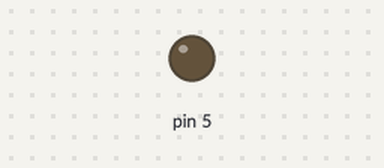
Bench run of a sketch on a simulated Arduino Uno, built with avr-gcc and run on an emulated ATmega328P. On the bench: output pins drawn as LEDs (lit = HIGH). What the sketch prints to the serial monitor is not drawn.

Above: at 3.5 s.
At 8.5 s:
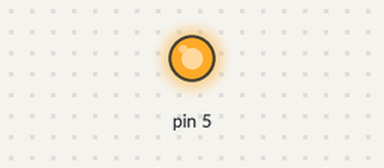
Timing chart, 0 to 14.0 s (numbered marks = the images above):
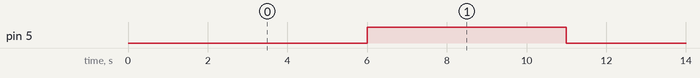

The sketch:

relay.ino
```cpp
void setup() {
  // put your setup code here, to run once:
  Serial.begin(9600);
  delay(1000);

  /*_____________GPIO_____________*/
  pinMode(5, OUTPUT);
  /*_____________GPIO_____________*/

}

void loop() {
  // put your main code here, to run repeatedly:

  digitalWrite(5,LOW);
  Serial.print("GPIO OFF");
  delay(5000);
  digitalWrite(5,HIGH);
  Serial.print("GPIO ON");
  delay(5000);


}
```

Measured:
- by itself, pin 5: alternates HIGH for 5.0 s and LOW for 5.0 s
